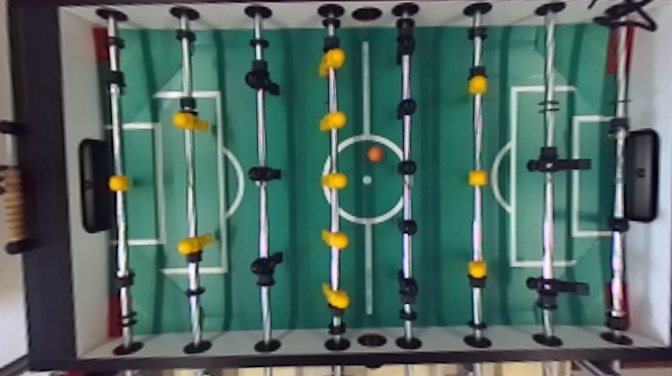
#> input picture utilities/img1.jpg, 672 x 376 px
$ python -i improve_tracking.py   (imports and definitions only)
#> lines starting #> are read from the running program, lines starting #| are printed output that depends on the picture; after the words box and inside, x2 and y2 are one past the last pixel; in counts of white or black regions, pixels touching at a corner belong together
#> further down, picture is the input picture: shape (376, 672, 3); mean B, G, R 98.4, 104.4, 80.1
import cv2
import numpy as np

def track_ball(img):
	# Preprocessing
	img_hsv = cv2.cvtColor(img, cv2.COLOR_BGR2HSV)
#> img_hsv: shape (376, 672, 3); mean H, S, V 90.1, 90.9, 109.2
	# Define range of mask

	lower_orange = np.array([4,  155, 120])
	upper_orange = np.array([19, 255, 255])

	# Apply mask
	mask = cv2.inRange(img_hsv, lower_orange, upper_orange)
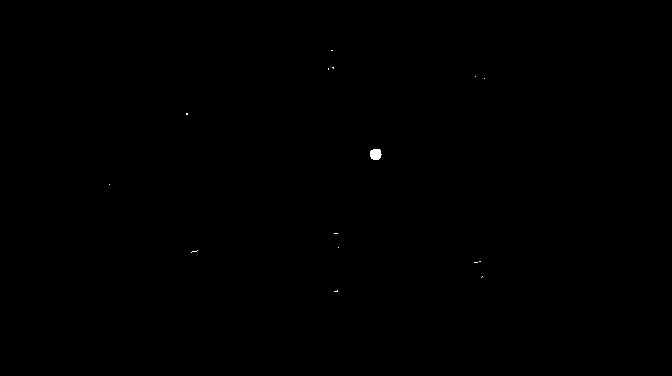
#> mask: shape (376, 672); 0.06% white; 15 white regions (14 under 20 px), largest, box (x1, y1, x2, y2) and area: (370, 149, 382, 160) 109

	cv2.imshow("colored mask", mask)

	# Postprocessing
	mask = cv2.erode(mask, np.ones((2, 2), np.uint8), iterations=3)
#> mask: shape (376, 672); 0.02% white; 1 white region, box (x1, y1, x2, y2) and area: (373, 152, 381, 160) 51

	cv2.imshow("eroded", mask)

	mask = cv2.dilate(mask, np.ones((5, 5), np.uint8), iterations=1)
#> mask: shape (376, 672); 0.05% white; 1 white region

	cv2.imshow("morphed mask", mask)

	cnts = cv2.findContours(mask, cv2.RETR_EXTERNAL,
	cv2.CHAIN_APPROX_SIMPLE)[-2]
#> cnts = 1 contour; box (x1, y1, x2, y2) and area: (371, 150, 383, 162) 112

	center = None

	if len(cnts) > 0:
		c = max(cnts, key=cv2.contourArea)
#> c = contour of 13 points, box (x1, y1, x2, y2) (371, 150, 383, 162), area 112
		((x, y), r) = cv2.minEnclosingCircle(c)
#> x = 376.8; y = 155.2; r = 6.74

		M = cv2.moments(c)
#> M = moments, m00 111.5, centre m10/m00, m01/m00 = (376.7, 155.4)
		try:
			center = (int(M["m10"] / M["m00"]), int(M["m01"] / M["m00"]))
#> center = (376, 155)
			cv2.circle(img, (int(x), int(y)), int(r), (0, 255, 0), 2)
#> img: shape (376, 672, 3); 0.04% of pixels changed, all inside (x1, y1, x2, y2) = (369, 148, 384, 163)
		except ZeroDivisionError :
			pass

	cv2.imshow("tracking", img)

	cv2.waitKey(0)

	# [4 lines of commented-out code are left out]

	return center

>>> import cv2
>>> picture = cv2.imread('img1.jpg')
>>> result = track_ball(picture)
#> result = (376, 155)
